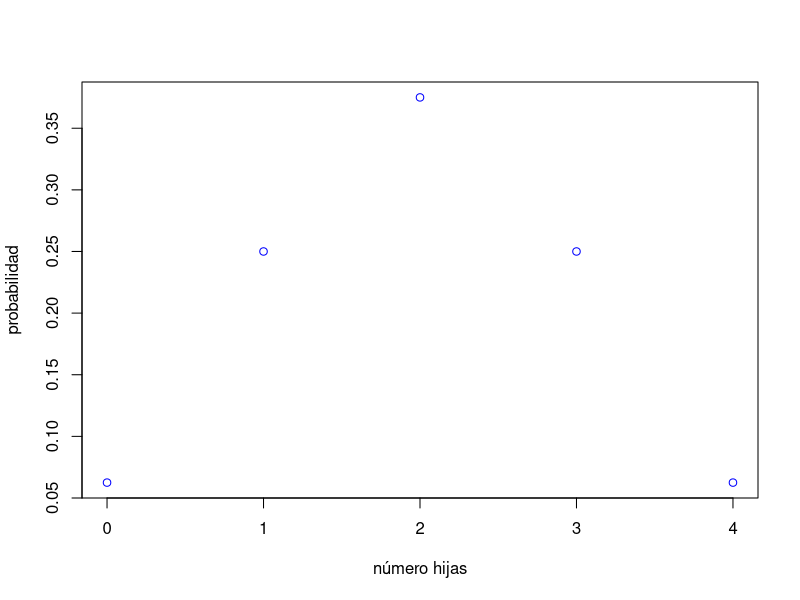

Recreate this plot in R.
# Distribución binomial

# En familias con 4 hijos, ¿qué proporción tienen más hijas que hijos?

# Se puede modelar este problema usando la distribución binomial
# https://www.rdocumentation.org/packages/stats/versions/3.6.2/topics/Binomial

n <- 4
k <- seq(0,n)
p <- 0.5

# Usar dbinom (PDF) para encontrar la probabilidad de cada escenario:
# k = 0 (hijas), k=1 (1 hija), k=2 (2 hijas), etc.
y = dbinom(k, size = n, prob = p)
plot(k,y,col="blue", xlab="número hijas", ylab="probabilidad")

# Probabilidad más hijas que hijos:
p_mas_hijas <- y[n] + y[n+1] #Sumar dos últimas probabilidades
print(p_mas_hijas)

# o también:
p_mas_hijas <- pbinom(n/2, size = n, prob = p, lower.tail = FALSE)
print(p_mas_hijas)